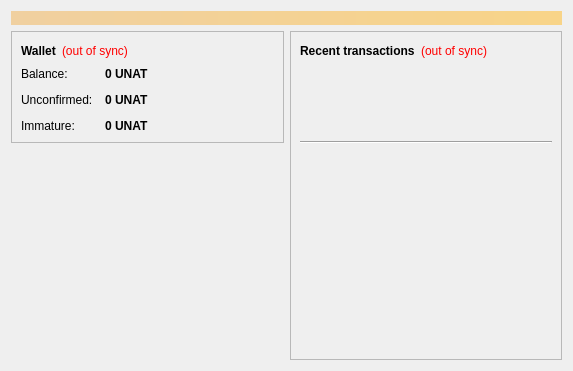
<?xml version="1.0" encoding="UTF-8"?>
<ui version="4.0">
 <class>OverviewPage</class>
 <widget class="QWidget" name="OverviewPage">
  <property name="geometry">
   <rect>
    <x>0</x>
    <y>0</y>
    <width>573</width>
    <height>351</height>
   </rect>
  </property>
  <property name="windowTitle">
   <string>Form</string>
  </property>
  <layout class="QVBoxLayout" name="topLayout">
   <item>
    <widget class="QLabel" name="labelAlerts">
     <property name="visible">
      <bool>false</bool>
     </property>
     <property name="styleSheet">
      <string notr="true">background-color: qlineargradient(x1: 0, y1: 0, x2: 1, y2: 0, stop:0 #F0D0A0, stop:1 #F8D488); color:#000000;</string>
     </property>
     <property name="wordWrap">
      <bool>true</bool>
     </property>
     <property name="margin">
      <number>3</number>
     </property>
    </widget>
   </item>
   <item>
    <layout class="QHBoxLayout" name="horizontalLayout" stretch="1,1">
     <item>
      <layout class="QVBoxLayout" name="verticalLayout_2">
       <item>
        <widget class="QFrame" name="frame">
         <property name="frameShape">
          <enum>QFrame::StyledPanel</enum>
         </property>
         <property name="frameShadow">
          <enum>QFrame::Raised</enum>
         </property>
         <layout class="QVBoxLayout" name="verticalLayout_4">
          <item>
           <layout class="QHBoxLayout" name="horizontalLayout_4">
            <item>
             <widget class="QLabel" name="label_5">
              <property name="font">
               <font>
                <weight>75</weight>
                <bold>true</bold>
               </font>
              </property>
              <property name="text">
               <string>Wallet</string>
              </property>
             </widget>
            </item>
            <item>
             <widget class="QLabel" name="labelWalletStatus">
              <property name="toolTip">
               <string>The displayed information may be out of date. Your wallet automatically synchronizes with the Unattainium network after a connection is established, but this process has not completed yet.</string>
              </property>
              <property name="styleSheet">
               <string notr="true">QLabel { color: red; }</string>
              </property>
              <property name="text">
               <string notr="true">(out of sync)</string>
              </property>
              <property name="alignment">
               <set>Qt::AlignLeading|Qt::AlignLeft|Qt::AlignVCenter</set>
              </property>
             </widget>
            </item>
            <item>
             <spacer name="horizontalSpacer_2">
              <property name="orientation">
               <enum>Qt::Horizontal</enum>
              </property>
              <property name="sizeHint" stdset="0">
               <size>
                <width>40</width>
                <height>20</height>
               </size>
              </property>
             </spacer>
            </item>
           </layout>
          </item>
          <item>
           <layout class="QFormLayout" name="formLayout_2">
            <property name="fieldGrowthPolicy">
             <enum>QFormLayout::AllNonFixedFieldsGrow</enum>
            </property>
            <property name="horizontalSpacing">
             <number>12</number>
            </property>
            <property name="verticalSpacing">
             <number>12</number>
            </property>
            <item row="0" column="0">
             <widget class="QLabel" name="label">
              <property name="text">
               <string>Balance:</string>
              </property>
             </widget>
            </item>
            <item row="0" column="1">
             <widget class="QLabel" name="labelBalance">
              <property name="font">
               <font>
                <weight>75</weight>
                <bold>true</bold>
               </font>
              </property>
              <property name="cursor">
               <cursorShape>IBeamCursor</cursorShape>
              </property>
              <property name="toolTip">
               <string>Your current balance</string>
              </property>
              <property name="text">
               <string notr="true">0 UNAT</string>
              </property>
              <property name="textInteractionFlags">
               <set>Qt::LinksAccessibleByMouse|Qt::TextSelectableByKeyboard|Qt::TextSelectableByMouse</set>
              </property>
             </widget>
            </item>
            <item row="1" column="0">
             <widget class="QLabel" name="label_3">
              <property name="text">
               <string>Unconfirmed:</string>
              </property>
             </widget>
            </item>
            <item row="1" column="1">
             <widget class="QLabel" name="labelUnconfirmed">
              <property name="font">
               <font>
                <weight>75</weight>
                <bold>true</bold>
               </font>
              </property>
              <property name="cursor">
               <cursorShape>IBeamCursor</cursorShape>
              </property>
              <property name="toolTip">
               <string>Total of transactions that have yet to be confirmed, and do not yet count toward the current balance</string>
              </property>
              <property name="text">
               <string notr="true">0 UNAT</string>
              </property>
              <property name="textInteractionFlags">
               <set>Qt::LinksAccessibleByMouse|Qt::TextSelectableByKeyboard|Qt::TextSelectableByMouse</set>
              </property>
             </widget>
            </item>
            <item row="2" column="0">
             <widget class="QLabel" name="labelImmatureText">
              <property name="text">
               <string>Immature:</string>
              </property>
             </widget>
            </item>
            <item row="2" column="1">
             <widget class="QLabel" name="labelImmature">
              <property name="font">
               <font>
                <weight>75</weight>
                <bold>true</bold>
               </font>
              </property>
              <property name="toolTip">
               <string>Mined balance that has not yet matured</string>
              </property>
              <property name="text">
               <string notr="true">0 UNAT</string>
              </property>
              <property name="textInteractionFlags">
               <set>Qt::LinksAccessibleByMouse|Qt::TextSelectableByKeyboard|Qt::TextSelectableByMouse</set>
              </property>
             </widget>
            </item>
           </layout>
          </item>
         </layout>
        </widget>
       </item>
       <item>
        <spacer name="verticalSpacer">
         <property name="orientation">
          <enum>Qt::Vertical</enum>
         </property>
         <property name="sizeHint" stdset="0">
          <size>
           <width>20</width>
           <height>40</height>
          </size>
         </property>
        </spacer>
       </item>
       <item>
        <widget class="QLabel" name="coinimage">
         <property name="text">
          <string/>
         </property>
         <property name="pixmap">
          <pixmap resource="../bitcoin.qrc">:/icons/bitcoin</pixmap>
         </property>
         <property name="scaledContents">
          <bool>false</bool>
         </property>
         <property name="alignment">
          <set>Qt::AlignCenter</set>
         </property>
         <property name="margin">
          <number>-2</number>
         </property>
        </widget>
       </item>
      </layout>
     </item>
     <item>
      <layout class="QVBoxLayout" name="verticalLayout_3">
       <item>
        <widget class="QFrame" name="frame_2">
         <property name="frameShape">
          <enum>QFrame::StyledPanel</enum>
         </property>
         <property name="frameShadow">
          <enum>QFrame::Raised</enum>
         </property>
         <layout class="QVBoxLayout" name="verticalLayout">
          <item>
           <layout class="QHBoxLayout" name="horizontalLayout_2">
            <item>
             <widget class="QLabel" name="label_4">
              <property name="text">
               <string>&lt;b&gt;Recent transactions&lt;/b&gt;</string>
              </property>
             </widget>
            </item>
            <item>
             <widget class="QLabel" name="labelTransactionsStatus">
              <property name="toolTip">
               <string>The displayed information may be out of date. Your wallet automatically synchronizes with the Unattainium network after a connection is established, but this process has not completed yet.</string>
              </property>
              <property name="styleSheet">
               <string notr="true">QLabel { color: red; }</string>
              </property>
              <property name="text">
               <string notr="true">(out of sync)</string>
              </property>
              <property name="alignment">
               <set>Qt::AlignRight|Qt::AlignTrailing|Qt::AlignVCenter</set>
              </property>
             </widget>
            </item>
            <item>
             <spacer name="horizontalSpacer">
              <property name="orientation">
               <enum>Qt::Horizontal</enum>
              </property>
              <property name="sizeHint" stdset="0">
               <size>
                <width>40</width>
                <height>20</height>
               </size>
              </property>
             </spacer>
            </item>
           </layout>
          </item>
          <item>
           <widget class="QListView" name="listTransactions">
            <property name="styleSheet">
             <string notr="true">QListView { background: transparent; }</string>
            </property>
            <property name="frameShape">
             <enum>QFrame::NoFrame</enum>
            </property>
            <property name="verticalScrollBarPolicy">
             <enum>Qt::ScrollBarAlwaysOff</enum>
            </property>
            <property name="horizontalScrollBarPolicy">
             <enum>Qt::ScrollBarAlwaysOff</enum>
            </property>
            <property name="selectionMode">
             <enum>QAbstractItemView::NoSelection</enum>
            </property>
           </widget>
          </item>
          <item>
           <widget class="Line" name="line">
            <property name="orientation">
             <enum>Qt::Horizontal</enum>
            </property>
           </widget>
          </item>
          <item>
           <widget class="QCustomPlot" name="diffplot" native="true">
            <property name="minimumSize">
             <size>
              <width>0</width>
              <height>200</height>
             </size>
            </property>
           </widget>
          </item>
         </layout>
        </widget>
       </item>
       <item>
        <spacer name="verticalSpacer_2">
         <property name="orientation">
          <enum>Qt::Vertical</enum>
         </property>
         <property name="sizeHint" stdset="0">
          <size>
           <width>20</width>
           <height>40</height>
          </size>
         </property>
        </spacer>
       </item>
      </layout>
     </item>
    </layout>
   </item>
  </layout>
 </widget>
 <customwidgets>
  <customwidget>
   <class>QCustomPlot</class>
   <extends>QWidget</extends>
   <header>qcustomplot.h</header>
   <container>1</container>
  </customwidget>
 </customwidgets>
 <resources>
  <include location="../bitcoin.qrc"/>
 </resources>
 <connections/>
</ui>
